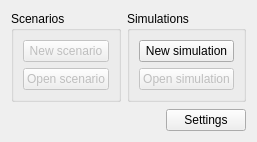
<?xml version="1.0" encoding="UTF-8"?>
<ui version="4.0">
 <class>init</class>
 <widget class="QWidget" name="init">
  <layout class="QVBoxLayout" name="vertical_layout">
   <item>
    <layout class="QHBoxLayout" name="horizontal_layout">
     <item>
      <widget class="QGroupBox" name="scenarios_group">
       <property name="title">
        <string>Scenarios</string>
       </property>
       <layout class="QVBoxLayout" name="scenarios_vertical_layout">
        <item>
         <widget class="QPushButton" name="new_scenario_button">
          <property name="enabled">
           <bool>false</bool>
          </property>
          <property name="text">
           <string>New scenario</string>
          </property>
         </widget>
        </item>
        <item>
         <widget class="QPushButton" name="open_scenario_button">
          <property name="enabled">
           <bool>false</bool>
          </property>
          <property name="text">
           <string>Open scenario</string>
          </property>
         </widget>
        </item>
       </layout>
      </widget>
     </item>
     <item>
      <widget class="QGroupBox" name="simulations_group">
       <property name="title">
        <string>Simulations</string>
       </property>
       <layout class="QVBoxLayout" name="simulations_vertical_layout">
        <item>
         <widget class="QPushButton" name="new_simulation_button">
          <property name="text">
           <string>New simulation</string>
          </property>
         </widget>
        </item>
        <item>
         <widget class="QPushButton" name="open_simulation_button">
          <property name="enabled">
           <bool>false</bool>
          </property>
          <property name="text">
           <string>Open simulation</string>
          </property>
         </widget>
        </item>
       </layout>
      </widget>
     </item>
    </layout>
   </item>
   <item>
    <spacer name="spacer">
     <property name="orientation">
      <enum>Qt::Vertical</enum>
     </property>
     <property name="sizeHint" stdset="0">
      <size>
       <width>0</width>
       <height>1</height>
      </size>
     </property>
    </spacer>
   </item>
   <item>
    <layout class="QHBoxLayout" name="settings_layout">
     <item>
      <spacer name="settings_spacer">
       <property name="orientation">
        <enum>Qt::Horizontal</enum>
       </property>
       <property name="sizeHint" stdset="0">
        <size>
         <width>1</width>
         <height>0</height>
        </size>
       </property>
      </spacer>
     </item>
     <item>
      <widget class="QPushButton" name="settings_button">
       <property name="text">
        <string>Settings</string>
       </property>
       <property name="icon">
        <iconset theme="preferences-other">
         <normaloff/>
        </iconset>
       </property>
      </widget>
     </item>
    </layout>
   </item>
  </layout>
 </widget>
 <resources/>
 <connections/>
</ui>
